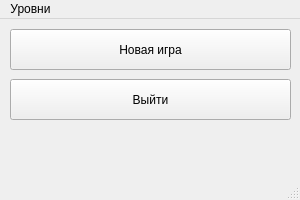
<?xml version="1.0" encoding="UTF-8"?>
<ui version="4.0">
 <class>gpi_MainWindow</class>
 <widget class="QMainWindow" name="gpi_MainWindow">
  <property name="geometry">
   <rect>
    <x>0</x>
    <y>0</y>
    <width>300</width>
    <height>200</height>
   </rect>
  </property>
  <property name="windowTitle">
   <string>MainWindow | Menu</string>
  </property>
  <widget class="QWidget" name="centralwidget">
   <widget class="QPushButton" name="pushButton_ShowGameWindow">
    <property name="geometry">
     <rect>
      <x>10</x>
      <y>10</y>
      <width>281</width>
      <height>41</height>
     </rect>
    </property>
    <property name="text">
     <string>Новая игра</string>
    </property>
   </widget>
   <widget class="QPushButton" name="pushButton_CloseMainWindow">
    <property name="geometry">
     <rect>
      <x>10</x>
      <y>60</y>
      <width>281</width>
      <height>41</height>
     </rect>
    </property>
    <property name="text">
     <string>Выйти</string>
    </property>
   </widget>
  </widget>
  <widget class="QMenuBar" name="menubar">
   <property name="geometry">
    <rect>
     <x>0</x>
     <y>0</y>
     <width>300</width>
     <height>25</height>
    </rect>
   </property>
   <widget class="QMenu" name="menuLevels">
    <property name="title">
     <string>Уровни</string>
    </property>
    <addaction name="actionLevel1"/>
   </widget>
   <addaction name="menuLevels"/>
  </widget>
  <widget class="QStatusBar" name="statusbar"/>
  <action name="actionLevel1">
   <property name="text">
    <string>Level 1</string>
   </property>
  </action>
 </widget>
 <resources/>
 <connections/>
</ui>
